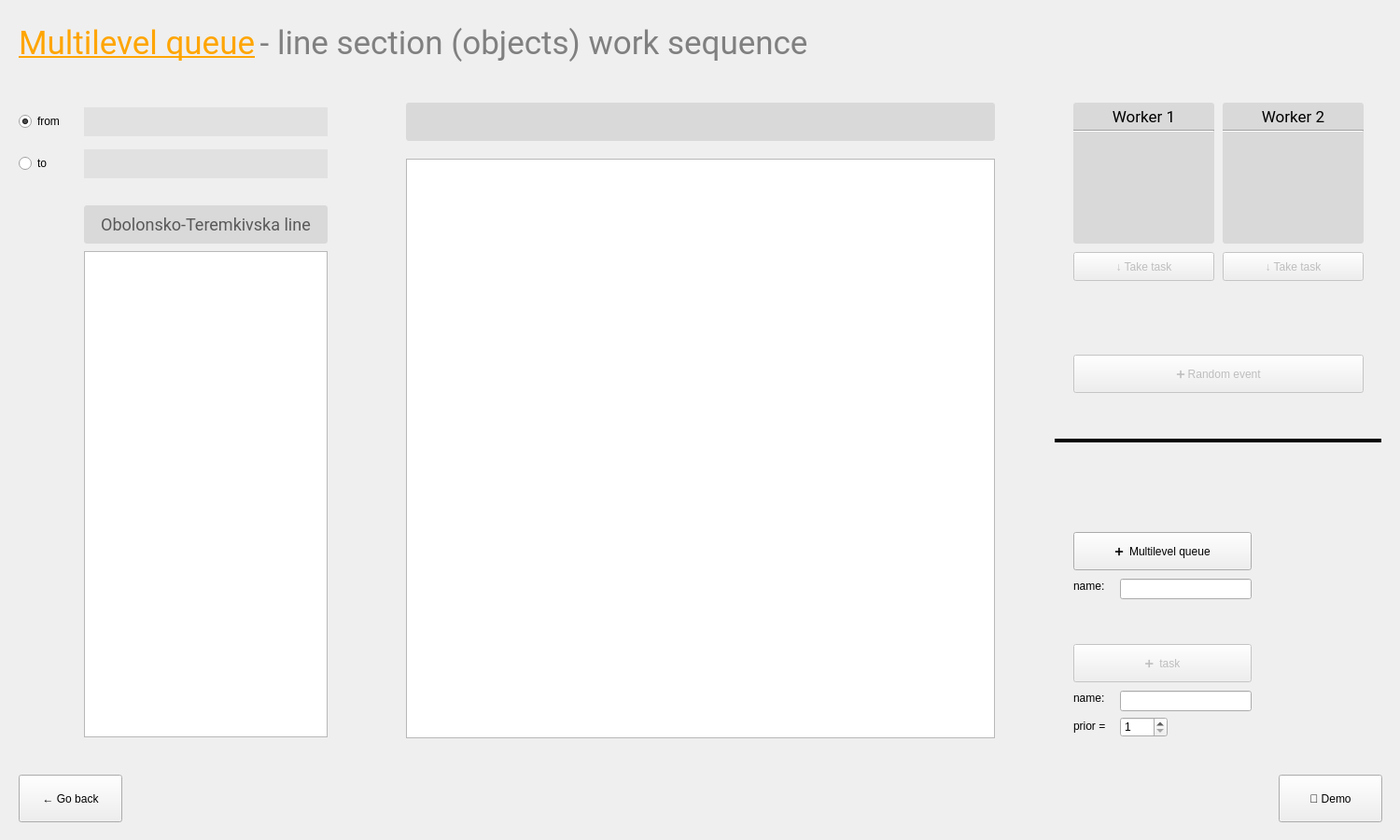
<?xml version="1.0" encoding="UTF-8"?>
<ui version="4.0">
 <class>MultilevelQueueWindow</class>
 <widget class="QWidget" name="MultilevelQueueWindow">
  <property name="geometry">
   <rect>
    <x>0</x>
    <y>0</y>
    <width>1500</width>
    <height>900</height>
   </rect>
  </property>
  <property name="windowTitle">
   <string>Form</string>
  </property>
  <widget class="QLabel" name="pageNameLabel">
   <property name="geometry">
    <rect>
     <x>20</x>
     <y>0</y>
     <width>301</width>
     <height>91</height>
    </rect>
   </property>
   <property name="styleSheet">
    <string notr="true">QLabel {
	color: orange;
	font-size: 35px;
	font-family: Roboto;
	background-color: transparent;
	text-decoration: underline;
}</string>
   </property>
   <property name="text">
    <string>Multilevel queue</string>
   </property>
   <property name="alignment">
    <set>Qt::AlignLeading|Qt::AlignLeft|Qt::AlignVCenter</set>
   </property>
  </widget>
  <widget class="QLabel" name="pageNameLabel_2">
   <property name="geometry">
    <rect>
     <x>270</x>
     <y>0</y>
     <width>621</width>
     <height>91</height>
    </rect>
   </property>
   <property name="styleSheet">
    <string notr="true">QLabel {
	color: grey;
	font-size: 35px;
	font-family: Roboto;
}</string>
   </property>
   <property name="text">
    <string> - line section (objects) work sequence</string>
   </property>
   <property name="alignment">
    <set>Qt::AlignLeading|Qt::AlignLeft|Qt::AlignVCenter</set>
   </property>
  </widget>
  <widget class="QPushButton" name="demoButton">
   <property name="geometry">
    <rect>
     <x>1370</x>
     <y>830</y>
     <width>111</width>
     <height>51</height>
    </rect>
   </property>
   <property name="text">
    <string>👀 Demo</string>
   </property>
  </widget>
  <widget class="QPushButton" name="backButton">
   <property name="geometry">
    <rect>
     <x>20</x>
     <y>830</y>
     <width>111</width>
     <height>51</height>
    </rect>
   </property>
   <property name="text">
    <string>← Go back</string>
   </property>
  </widget>
  <widget class="QLineEdit" name="taskListNameInput">
   <property name="geometry">
    <rect>
     <x>1200</x>
     <y>620</y>
     <width>141</width>
     <height>22</height>
    </rect>
   </property>
   <property name="text">
    <string/>
   </property>
  </widget>
  <widget class="QPushButton" name="addRandomEventButton">
   <property name="enabled">
    <bool>false</bool>
   </property>
   <property name="geometry">
    <rect>
     <x>1150</x>
     <y>380</y>
     <width>311</width>
     <height>41</height>
    </rect>
   </property>
   <property name="text">
    <string>➕ Random event</string>
   </property>
   <property name="checkable">
    <bool>false</bool>
   </property>
  </widget>
  <widget class="QTableWidget" name="multilevelTable">
   <property name="geometry">
    <rect>
     <x>435</x>
     <y>170</y>
     <width>631</width>
     <height>621</height>
    </rect>
   </property>
   <property name="styleSheet">
    <string notr="true">QHeaderView::section {
    background-color: qlineargradient(x1:0, y1:0, x2:0, y2:1,
                                      stop:0 #616161, stop: 0.5 #505050,
                                      stop: 0.6 #434343, stop:1 #656565);
    color: white;
    padding-left: 4px;
    border: 1px solid #6c6c6c;
}

QTableView {
    selection-background-color: #dedede;

	selection-color: dark-grey;

	font-size: 20px;
}


/* style the sort indicator */
QHeaderView::down-arrow {
    image: url(down_arrow.png);
}

QHeaderView::up-arrow {
    image: url(up_arrow.png);
}

QTableView::item {
	padding-left: 30px;
}</string>
   </property>
  </widget>
  <widget class="QPushButton" name="addTaskListButton">
   <property name="geometry">
    <rect>
     <x>1150</x>
     <y>570</y>
     <width>191</width>
     <height>41</height>
    </rect>
   </property>
   <property name="text">
    <string>➕  Multilevel queue</string>
   </property>
  </widget>
  <widget class="QLabel" name="multilevelNameLabel">
   <property name="geometry">
    <rect>
     <x>435</x>
     <y>110</y>
     <width>631</width>
     <height>41</height>
    </rect>
   </property>
   <property name="styleSheet">
    <string notr="true">QLabel {
	color: #595959;
	font-size: 25px;
	font-family: Roboto;
	background-color: #d9d9d9;
	border-radius: 3px;
}</string>
   </property>
   <property name="text">
    <string/>
   </property>
   <property name="alignment">
    <set>Qt::AlignCenter</set>
   </property>
  </widget>
  <widget class="QPushButton" name="addTaskButton">
   <property name="enabled">
    <bool>false</bool>
   </property>
   <property name="geometry">
    <rect>
     <x>1150</x>
     <y>690</y>
     <width>191</width>
     <height>41</height>
    </rect>
   </property>
   <property name="text">
    <string>➕  task</string>
   </property>
   <property name="checkable">
    <bool>false</bool>
   </property>
  </widget>
  <widget class="QLabel" name="label">
   <property name="geometry">
    <rect>
     <x>1150</x>
     <y>620</y>
     <width>51</width>
     <height>16</height>
    </rect>
   </property>
   <property name="text">
    <string>name:</string>
   </property>
  </widget>
  <widget class="QLabel" name="label_2">
   <property name="geometry">
    <rect>
     <x>1150</x>
     <y>740</y>
     <width>41</width>
     <height>16</height>
    </rect>
   </property>
   <property name="text">
    <string>name:</string>
   </property>
  </widget>
  <widget class="QSpinBox" name="taskPriorInput">
   <property name="geometry">
    <rect>
     <x>1200</x>
     <y>768</y>
     <width>51</width>
     <height>22</height>
    </rect>
   </property>
   <property name="minimum">
    <number>1</number>
   </property>
  </widget>
  <widget class="QLabel" name="label_7">
   <property name="geometry">
    <rect>
     <x>1150</x>
     <y>770</y>
     <width>51</width>
     <height>16</height>
    </rect>
   </property>
   <property name="text">
    <string>prior = </string>
   </property>
  </widget>
  <widget class="QLineEdit" name="taskNameInput">
   <property name="geometry">
    <rect>
     <x>1200</x>
     <y>740</y>
     <width>141</width>
     <height>22</height>
    </rect>
   </property>
   <property name="text">
    <string/>
   </property>
  </widget>
  <widget class="QRadioButton" name="toSelectionRadioButton">
   <property name="geometry">
    <rect>
     <x>20</x>
     <y>165</y>
     <width>51</width>
     <height>20</height>
    </rect>
   </property>
   <property name="text">
    <string>to</string>
   </property>
  </widget>
  <widget class="QLabel" name="fromStationLabel">
   <property name="geometry">
    <rect>
     <x>90</x>
     <y>115</y>
     <width>261</width>
     <height>31</height>
    </rect>
   </property>
   <property name="styleSheet">
    <string notr="true">QLabel {
	color: black;
	font-size: 17px;
	background-color: #e1e1e1;
}</string>
   </property>
   <property name="text">
    <string/>
   </property>
   <property name="alignment">
    <set>Qt::AlignCenter</set>
   </property>
  </widget>
  <widget class="QLabel" name="toStationLabel">
   <property name="geometry">
    <rect>
     <x>90</x>
     <y>160</y>
     <width>261</width>
     <height>31</height>
    </rect>
   </property>
   <property name="styleSheet">
    <string notr="true">QLabel {
	color: black;
	font-size: 17px;
	font-family: Roboto;
	background-color: #e1e1e1;
}</string>
   </property>
   <property name="text">
    <string/>
   </property>
   <property name="alignment">
    <set>Qt::AlignCenter</set>
   </property>
  </widget>
  <widget class="QTableWidget" name="trainLineTable">
   <property name="geometry">
    <rect>
     <x>90</x>
     <y>269</y>
     <width>261</width>
     <height>521</height>
    </rect>
   </property>
   <property name="styleSheet">
    <string notr="true">QHeaderView::section {
    background-color: qlineargradient(x1:0, y1:0, x2:0, y2:1,
                                      stop:0 #616161, stop: 0.5 #505050,
                                      stop: 0.6 #434343, stop:1 #656565);
    color: white;
    padding-left: 4px;
    border: 1px solid #6c6c6c;
}

QTableView {
    selection-background-color: #dedede;

	selection-color: dark-grey;

	font-size: 22px;
}


/* style the sort indicator */
QHeaderView::down-arrow {
    image: url(down_arrow.png);
}

QHeaderView::up-arrow {
    image: url(up_arrow.png);
}

QTableView::item {
	padding-left: 30px;
}</string>
   </property>
  </widget>
  <widget class="QRadioButton" name="fromSelectionRadioButton">
   <property name="geometry">
    <rect>
     <x>20</x>
     <y>120</y>
     <width>51</width>
     <height>20</height>
    </rect>
   </property>
   <property name="text">
    <string>from</string>
   </property>
   <property name="checked">
    <bool>true</bool>
   </property>
  </widget>
  <widget class="QLabel" name="trainLineNameLabel">
   <property name="geometry">
    <rect>
     <x>90</x>
     <y>220</y>
     <width>261</width>
     <height>41</height>
    </rect>
   </property>
   <property name="styleSheet">
    <string notr="true">QLabel {
	color: #595959;
	font-size: 18px;
	font-family: Roboto;
	background-color: #d9d9d9;
	border-radius: 3px;
}</string>
   </property>
   <property name="text">
    <string>Obolonsko-Teremkivska line</string>
   </property>
   <property name="alignment">
    <set>Qt::AlignCenter</set>
   </property>
  </widget>
  <widget class="Line" name="line">
   <property name="geometry">
    <rect>
     <x>1130</x>
     <y>470</y>
     <width>350</width>
     <height>4</height>
    </rect>
   </property>
   <property name="styleSheet">
    <string notr="true">border: 2px solid black;</string>
   </property>
   <property name="orientation">
    <enum>Qt::Horizontal</enum>
   </property>
  </widget>
  <widget class="QGroupBox" name="groupBox">
   <property name="geometry">
    <rect>
     <x>1150</x>
     <y>110</y>
     <width>151</width>
     <height>151</height>
    </rect>
   </property>
   <property name="styleSheet">
    <string notr="true">QGroupBox {
	background-color: #d9d9d9;
    border-radius: 3px;
}</string>
   </property>
   <property name="title">
    <string/>
   </property>
   <widget class="QLabel" name="worker1_taskLabel">
    <property name="geometry">
     <rect>
      <x>10</x>
      <y>40</y>
      <width>131</width>
      <height>101</height>
     </rect>
    </property>
    <property name="text">
     <string/>
    </property>
    <property name="alignment">
     <set>Qt::AlignCenter</set>
    </property>
   </widget>
   <widget class="Line" name="line_3">
    <property name="geometry">
     <rect>
      <x>0</x>
      <y>20</y>
      <width>151</width>
      <height>20</height>
     </rect>
    </property>
    <property name="orientation">
     <enum>Qt::Horizontal</enum>
    </property>
   </widget>
   <widget class="QLabel" name="label_4">
    <property name="geometry">
     <rect>
      <x>0</x>
      <y>0</y>
      <width>151</width>
      <height>31</height>
     </rect>
    </property>
    <property name="styleSheet">
     <string notr="true">QLabel {
	font-size: 17px;
	border-bottom: 2px solid black;
	font-family: Roboto;
}</string>
    </property>
    <property name="text">
     <string>Worker 1</string>
    </property>
    <property name="alignment">
     <set>Qt::AlignCenter</set>
    </property>
   </widget>
  </widget>
  <widget class="QPushButton" name="worker1_takeTaskButton">
   <property name="enabled">
    <bool>false</bool>
   </property>
   <property name="geometry">
    <rect>
     <x>1150</x>
     <y>270</y>
     <width>151</width>
     <height>31</height>
    </rect>
   </property>
   <property name="text">
    <string>↓ Take task</string>
   </property>
   <property name="checkable">
    <bool>false</bool>
   </property>
  </widget>
  <widget class="QGroupBox" name="groupBox_3">
   <property name="geometry">
    <rect>
     <x>1310</x>
     <y>110</y>
     <width>151</width>
     <height>151</height>
    </rect>
   </property>
   <property name="styleSheet">
    <string notr="true">QGroupBox {
	background-color: #d9d9d9;
    border-radius: 3px;
}</string>
   </property>
   <property name="title">
    <string/>
   </property>
   <widget class="QLabel" name="label_9">
    <property name="geometry">
     <rect>
      <x>0</x>
      <y>0</y>
      <width>151</width>
      <height>31</height>
     </rect>
    </property>
    <property name="styleSheet">
     <string notr="true">QLabel {
	font-size: 17px;
	border-bottom: 2px solid black;
	font-family: Roboto;
}</string>
    </property>
    <property name="text">
     <string>Worker 2</string>
    </property>
    <property name="alignment">
     <set>Qt::AlignCenter</set>
    </property>
   </widget>
   <widget class="Line" name="line_7">
    <property name="geometry">
     <rect>
      <x>0</x>
      <y>20</y>
      <width>151</width>
      <height>20</height>
     </rect>
    </property>
    <property name="orientation">
     <enum>Qt::Horizontal</enum>
    </property>
   </widget>
   <widget class="QLabel" name="worker2_taskLabel">
    <property name="geometry">
     <rect>
      <x>10</x>
      <y>40</y>
      <width>131</width>
      <height>101</height>
     </rect>
    </property>
    <property name="text">
     <string/>
    </property>
    <property name="alignment">
     <set>Qt::AlignCenter</set>
    </property>
   </widget>
  </widget>
  <widget class="QPushButton" name="worker2_takeTaskButton">
   <property name="enabled">
    <bool>false</bool>
   </property>
   <property name="geometry">
    <rect>
     <x>1310</x>
     <y>270</y>
     <width>151</width>
     <height>31</height>
    </rect>
   </property>
   <property name="text">
    <string>↓ Take task</string>
   </property>
   <property name="checkable">
    <bool>false</bool>
   </property>
  </widget>
  <widget class="QLabel" name="errorLabel">
   <property name="geometry">
    <rect>
     <x>1150</x>
     <y>430</y>
     <width>311</width>
     <height>21</height>
    </rect>
   </property>
   <property name="styleSheet">
    <string notr="true">QLabel {
	font-size: 17px;
	color: red;
	font-family: Roboto;
}</string>
   </property>
   <property name="text">
    <string/>
   </property>
  </widget>
  <widget class="QLabel" name="demoModeLabel">
   <property name="geometry">
    <rect>
     <x>1070</x>
     <y>0</y>
     <width>391</width>
     <height>91</height>
    </rect>
   </property>
   <property name="layoutDirection">
    <enum>Qt::LeftToRight</enum>
   </property>
   <property name="styleSheet">
    <string notr="true">QLabel {
	color: orange;
	font-size: 35px;
	font-family: Roboto;
	background-color: transparent;
	text-decoration: underline;
}</string>
   </property>
   <property name="text">
    <string/>
   </property>
   <property name="alignment">
    <set>Qt::AlignRight|Qt::AlignTrailing|Qt::AlignVCenter</set>
   </property>
  </widget>
 </widget>
 <resources/>
 <connections/>
</ui>
